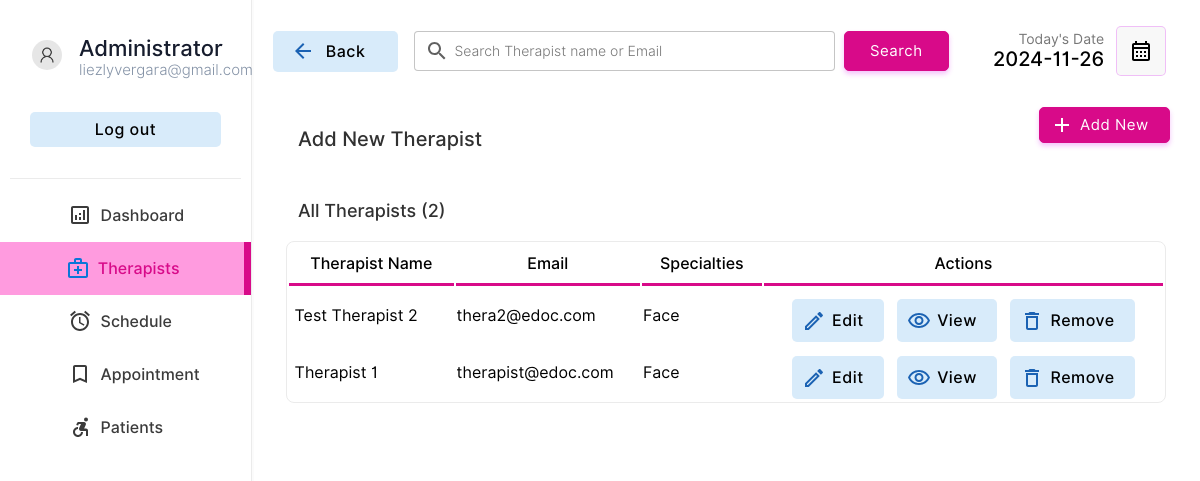
The app's page /doctor/doctors.php (signed in), older data.
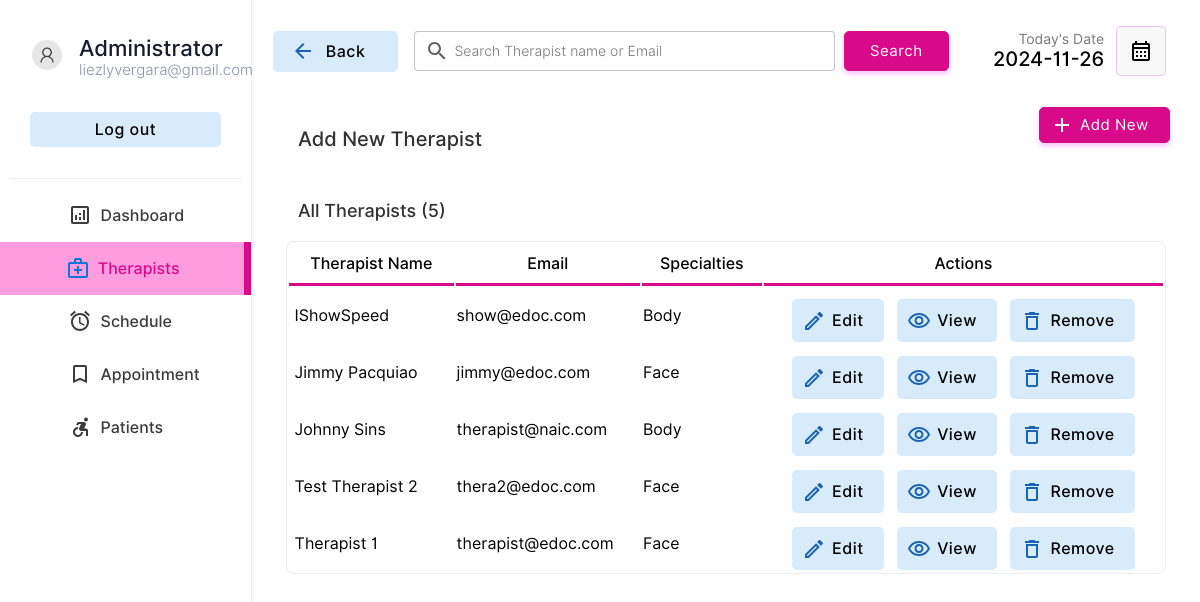
The same page, newer data.
### tables this page shows
CREATE TABLE `doctor` (
  `docid` int(11) NOT NULL,
  `docemail` varchar(255) DEFAULT NULL,
  `docname` varchar(255) DEFAULT NULL,
  `docpassword` varchar(255) DEFAULT NULL,
  `doctel` varchar(15) DEFAULT NULL,
  `specialties` int(2) DEFAULT NULL,
  `aid` int(11) DEFAULT NULL
);

CREATE TABLE `specialties` (
  `id` int(2) NOT NULL,
  `sname` varchar(50) DEFAULT NULL
);

### doctor/doctors.php (the view, shortened to what this page needs)
<!DOCTYPE html>
<html lang="en">
<head>
    <link rel="stylesheet" href="../style/animations.css">
    <link rel="stylesheet" href="../style/main.css">
    <link rel="stylesheet" href="../style/admin.css">
</head>
<body>
    <?php
    include("../connection.php");
    ?>
    <div class="container">
        <div class="menu">
            <table class="menu-container" border="0">
                <tr>
                    <td style="padding:10px" colspan="2">
                        <table border="0" class="profile-container">
                            <tr>
                                <td width="30%" style="padding-left:20px" >
                                    <img src="../img/user.png" alt="" width="100%" style="border-radius:50%">
                                </td>
                                <td style="padding:0px;margin:0px;">
                                    <p class="profile-title">Administrator</p>
                                    <p class="profile-subtitle">liezlyvergara@gmail.com</p>
                                </td>
                            </tr>
                            <tr>
                                <td colspan="2">
                                <a href="../logout.php" ><input type="button" value="Log out" class="logout-btn btn-primary-soft btn"></a>
                                </td>
                            </tr>
                    </table>
                    </td>
                </tr>
                <tr class="menu-row" >
                    <td class="menu-btn menu-icon-dashbord" >
                        <a href="index.php" class="non-style-link-menu"><div><p class="menu-text">Dashboard</p></a></div></a>
                <tr class="menu-row">
                    <td class="menu-btn menu-icon-doctor menu-active menu-icon-doctor-active">
                        <a href="doctors.php" class="non-style-link-menu non-style-link-menu-active"><div><p class="menu-text">Therapists</p></a></div>
                <tr class="menu-row" >
                    <td class="menu-btn menu-icon-schedule">
                        <a href="schedule.php" class="non-style-link-menu"><div><p class="menu-text">Schedule</p></div></a>
                    </td>
                </tr>
                <tr class="menu-row">
                    <td class="menu-btn menu-icon-appointment">
                        <a href="appointment.php" class="non-style-link-menu"><div><p class="menu-text">Appointment</p></a></div>
                    </td>
                </tr>
                <tr class="menu-row" >
                    <td class="menu-btn menu-icon-patient">
                        <a href="patient.php" class="non-style-link-menu"><div><p class="menu-text">Patients</p></a></div>
                    </td>
                </tr>
        <div class="dash-body">
            <table border="0" width="100%" style=" border-spacing: 0;margin:0;padding:0;margin-top:25px; ">
                <tr >
                    <td width="13%">
                        <a href="doctors.php" ><button  class="login-btn btn-primary-soft btn btn-icon-back" style="padding-top:11px;padding-bottom:11px;margin-left:20px;width:125px"><font class="tn-in-text">Back</font></button></a>
                    </td>
                    <td>
                        <form action="" method="post" class="header-search">
                            <input type="search" name="search" class="input-text header-searchbar" placeholder="Search Therapist name or Email" list="doctors">&nbsp;&nbsp;
                            <?php
                                $list11 = $database->query("select  docname,docemail from  doctor;");
?>
                            <input type="Submit" value="Search" class="login-btn btn-primary btn" style="padding-left: 25px;padding-right: 25px;padding-top: 10px;padding-bottom: 10px;">
                        </form>
                    </td>
                    <td width="15%">
                        <p style="font-size: 14px;color: rgb(119, 119, 119);padding: 0;margin: 0;text-align: right;">
                            Today's Date
                        </p>
                        <p class="heading-sub12" style="padding: 0;margin: 0;">
                            <?php
                        $date = date('Y-m-d');
                        echo $date;
                        ?>
                        </p>
                    </td>
                    <td width="10%">
                        <button  class="btn-label" style="display: flex;justify-content: center;align-items: center;"><img src="../img/calendar.svg" width="100%"></button>
                    </td>
                </tr>
                <tr >
                    <td colspan="2" style="padding-top:30px;">
                        <p class="heading-main12" style="margin-left: 45px;font-size:20px;color:rgb(49, 49, 49)">Add New Therapist</p>
                    </td>
                    <td colspan="2">
                        <a href="?action=add&id=none&error=0" class="non-style-link"><button  class="login-btn btn-primary btn button-icon" style="display: flex;justify-content: center;align-items: center;margin-left:75px;background-image: url('../img/icons/add.svg');">Add New</font></button>
                            </a></td>
                </tr>
                <tr>
                    <td colspan="4" style="padding-top:10px;">
                        <p class="heading-main12" style="margin-left: 45px;font-size:18px;color:rgb(49, 49, 49)">All Therapists (<?php echo $list11->num_rows; ?>)</p>
                    </td>
                </tr>
                <?php
                    if($_POST){
                        $keyword=$_POST["search"];
                        $sqlmain= "select * from doctor where docemail='$keyword' or docname='$keyword' or docname like '$keyword%' or docname like '%$keyword' or docname like '%$keyword%'";
                    }else{
                        $sqlmain= "select * from doctor order by docid desc";
                    }
                ?>
                <tr>
                   <td colspan="4">
                       <center>
                        <div class="abc scroll">
                        <table width="93%" class="sub-table scrolldown" border="0">
                        <thead>
                        <tr>
                                <th class="table-heading">
                                Therapist Name
                                </th>
                                <th class="table-heading">
                                    Email
                                </th>
                                <th class="table-heading">
                                    Specialties
                                </th>
                                <th class="table-heading">
                                    Actions
                                </tr>
                        </thead>
                        <tbody>
                            <?php
                                $result= $database->query($sqlmain);
                                if($result->num_rows==0){
                                    echo '<tr>
                                    <td colspan="4">
                                    <br><br><br><br>
                                    <center>
                                    <img src="../img/notfound.svg" width="25%">
                                    <br>
                                    <p class="heading-main12" style="margin-left: 45px;font-size:20px;color:rgb(49, 49, 49)">We  couldnt find anything related to your keywords !</p>
                                    <a class="non-style-link" href="doctors.php"><button  class="login-btn btn-primary-soft btn" style="display: flex;justify-content: center;align-items: center;margin-left:20px;">&nbsp; Show all Therapists &nbsp;</font></button>
                                    </a>
                                    </center>
                                    <br><br><br><br>
                                    </td>
                                    </tr>';
                                }
                                else{
                                for ( $x=0; $x<$result->num_rows;$x++){
                                    $row=$result->fetch_assoc();
                                    $docid=$row["docid"];
                                    $name=$row["docname"];
                                    $email=$row["docemail"];
                                    $spe=$row["specialties"];
                                    $spcil_res= $database->query("select sname from specialties where id='$spe'");
                                    $spcil_array= $spcil_res->fetch_assoc();
                                    $spcil_name=$spcil_array["sname"];
                                    echo '<tr>
                                        <td> &nbsp;'.
                                        substr($name,0,30)
                                        .'</td>
                                        <td>
                                        '.substr($email,0,20).'
                                        </td>
                                        <td>
                                            '.substr($spcil_name,0,20).'
                                        </td>
                                        <td>
                                        <div style="display:flex;justify-content: center;">
                                        <a href="?action=edit&id='.$docid.'&error=0" class="non-style-link"><button  class="btn-primary-soft btn button-icon btn-edit" style="padding-left: 40px;padding-top: 12px;padding-bottom: 12px;margin-top: 10px;"><font class="tn-in-text">Edit</font></button></a>
                                        &nbsp;&nbsp;&nbsp;
                                        <a href="?action=view&id='.$docid.'" class="non-style-link"><button  class="btn-primary-soft btn button-icon btn-view" style="padding-left: 40px;padding-top: 12px;padding-bottom: 12px;margin-top: 10px;"><font class="tn-in-text">View</font></button></a>
                                       &nbsp;&nbsp;&nbsp;
                                       <a href="?action=drop&id='.$docid.'&name='.$name.'" class="non-style-link"><button  class="btn-primary-soft btn button-icon btn-delete" style="padding-left: 40px;padding-top: 12px;padding-bottom: 12px;margin-top: 10px;"><font class="tn-in-text">Remove</font></button></a>
                                        </div>
                                        </td>
                                    </tr>';
                                }
                            }
                            ?>
                            </tbody>
                        </table>
                        </div>
                        </center>
                   </td>
                </tr>
            </table>
        </div>
</body>
</html>

### style/main.css (style rules this page uses)
:root { --primarycolor: #d80a89; --primarycolorhover: #e761a4; --btnice: #ff9bdf; --btnnicetext: #ff004c; }
body { margin: 0; padding: 0; border-spacing: 0; font-family: "Inter", sans-serif; }
.input-text { border-radius: 4px; border: 0.5px solid rgb(226, 226, 226); padding: 10px; width: 92%; transition: 0.2s; outline: none; }
.input-text { border: 1px solid #e9ecef; font-size: 14px; line-height: 26px; background-color: #fff; display: block; width: 100%; padding: 0.375rem 0.75rem; font-weight: 300; line-height: 1.5; color: #212529; background-color: #fff; background-clip: padding-box; -webkit-appearance: none; -moz-appearance: none; appearance: none; border-radius: 0.25rem; transition: border-color 0.15s ease-in-out, box-shadow 0.15s ease-in-out; }
.input-text::placeholder { font-family: "Inter", sans-serif; }
.btn { cursor: pointer; padding: 8px 20px; outline: none; text-decoration: none; font-size: 15px; letter-spacing: 0.5px; transition: all 0.3s; border-radius: 5px; font-family: "Inter", sans-serif; }
.btn-primary { background-color: var(--primarycolor); border: 1px solid var(--primarycolor); color: #fff; box-shadow: 0 3px 5px 0 rgba(219, 57, 240, 0.3); }
.btn-primary-soft { background-color: #d8ebfa; color: black; font-weight: 500; font-size: 16px; border: none; }
.non-style-link:link, .non-style-link:visited, .non-style-link:hover, .non-style-link:active { text-decoration: none; color: rgb(43, 43, 43); }
.btn-label { margin-left: 10px; padding: 12px 12px; outline: none; text-decoration: none; font-size: 15px; letter-spacing: 0.5px; transition: all 0.3s; border-radius: 5px; background-color: #f0f0f073; border: 1px solid rgba(219, 57, 240, 0.3); font-family: "Inter", sans-serif; }
.sub-table { border: 1px solid #ebebeb; border-radius: 8px; }
.table-heading { font-size: 16px; font-weight: 500; padding: 10px; border-bottom: 3px solid var(--primarycolor); }
.abc { width: 100%; overflow: auto; }
input[type="search"] { background-image: url("../img/search.svg"); background-position: 10px 50%; background-repeat: no-repeat; transition: 0.5s; padding: 8px 20px 8px 40px; }
.button-icon { background-position: 10px 50%; background-repeat: no-repeat; transition: 0.5s; padding: 8px 20px 8px 40px; }
.menu-btn { color: #3b3b3b; background-position: 30% 50%; background-repeat: no-repeat; transition: 0.5s; }
.menu-text { padding-left: 40%; font-weight: 500; font-size: 16px; cursor: pointer; }
.menu-active { color: var(--primarycolor); border-right: 7px solid var(--primarycolor); background-color: var(--btnice); }
.non-style-link-menu:link, .non-style-link-menu:visited, .non-style-link-menu:active { text-decoration: none; color: #3b3b3b; }
.non-style-link-menu-active:link, .non-style-link-menu-active:visited, .non-style-link-menu-active:active { text-decoration: none; color: var(--primarycolor); }
.menu-icon-dashbord { background-image: url("../img/icons/dashboard.svg"); }
.menu-icon-doctor { background-image: url("../img/icons/doctors.svg"); }
.menu-icon-schedule { background-image: url("../img/icons/schedule.svg"); }
.menu-icon-appointment { background-image: url("../img/icons/book.svg"); }
.menu-icon-patient { background-image: url("../img/icons/patients.svg"); }
.menu-icon-doctor:hover, .menu-icon-doctor-active { color: var(--primarycolor); background-image: url("../img/icons/doctors-hover.svg"); }
.btn-icon-back { background-image: url("../img/icons/back-iceblue.svg"); background-position: 18px 50%; background-repeat: no-repeat; transition: 0.5s; padding: 8px 20px 8px 40px; }
.btn-edit { background-image: url("../img/icons/edit-iceblue.svg"); }
.btn-view { background-image: url("../img/icons/view-iceblue.svg"); }
.btn-delete { background-image: url("../img/icons/delete-iceblue.svg"); }

### doctor/doctors.php (style rules this page uses)
.sub-table { animation: transitionIn-Y-bottom 0.5s; }

Row changes from the older to the newer data that the page shows:
added doctor: docname "IShowSpeed", docemail "show@edoc.com", specialties.sname "Body"
added doctor: docname "Jimmy Pacquiao", docemail "jimmy@edoc.com", specialties.sname "Face"
added doctor: docname "Johnny Sins", docemail "therapist@naic.com", specialties.sname "Body"
Text that changed along with them:
$list11->num_rows: "2" → "5"
